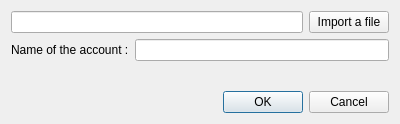
<?xml version="1.0" encoding="UTF-8"?>
<ui version="4.0">
 <class>ImportAccountDialog</class>
 <widget class="QDialog" name="ImportAccountDialog">
  <property name="geometry">
   <rect>
    <x>0</x>
    <y>0</y>
    <width>400</width>
    <height>124</height>
   </rect>
  </property>
  <property name="windowTitle">
   <string>Import an account</string>
  </property>
  <layout class="QVBoxLayout" name="verticalLayout">
   <item>
    <layout class="QHBoxLayout" name="horizontalLayout">
     <item>
      <widget class="QLineEdit" name="edit_file"/>
     </item>
     <item>
      <widget class="QPushButton" name="button_import">
       <property name="text">
        <string>Import a file</string>
       </property>
      </widget>
     </item>
    </layout>
   </item>
   <item>
    <layout class="QHBoxLayout" name="horizontalLayout_2">
     <item>
      <widget class="QLabel" name="label">
       <property name="text">
        <string>Name of the account :</string>
       </property>
      </widget>
     </item>
     <item>
      <widget class="QLineEdit" name="edit_name"/>
     </item>
    </layout>
   </item>
   <item>
    <widget class="QLabel" name="label_errors">
     <property name="text">
      <string/>
     </property>
    </widget>
   </item>
   <item>
    <widget class="QDialogButtonBox" name="button_box">
     <property name="orientation">
      <enum>Qt::Horizontal</enum>
     </property>
     <property name="standardButtons">
      <set>QDialogButtonBox::Cancel|QDialogButtonBox::Ok</set>
     </property>
    </widget>
   </item>
  </layout>
 </widget>
 <resources/>
 <connections>
  <connection>
   <sender>button_box</sender>
   <signal>accepted()</signal>
   <receiver>ImportAccountDialog</receiver>
   <slot>accept()</slot>
   <hints>
    <hint type="sourcelabel">
     <x>248</x>
     <y>254</y>
    </hint>
    <hint type="destinationlabel">
     <x>157</x>
     <y>274</y>
    </hint>
   </hints>
  </connection>
  <connection>
   <sender>button_box</sender>
   <signal>rejected()</signal>
   <receiver>ImportAccountDialog</receiver>
   <slot>reject()</slot>
   <hints>
    <hint type="sourcelabel">
     <x>316</x>
     <y>260</y>
    </hint>
    <hint type="destinationlabel">
     <x>286</x>
     <y>274</y>
    </hint>
   </hints>
  </connection>
  <connection>
   <sender>button_import</sender>
   <signal>clicked()</signal>
   <receiver>ImportAccountDialog</receiver>
   <slot>import_account()</slot>
   <hints>
    <hint type="sourcelabel">
     <x>349</x>
     <y>21</y>
    </hint>
    <hint type="destinationlabel">
     <x>199</x>
     <y>51</y>
    </hint>
   </hints>
  </connection>
  <connection>
   <sender>edit_name</sender>
   <signal>textEdited(QString)</signal>
   <receiver>ImportAccountDialog</receiver>
   <slot>name_changed()</slot>
   <hints>
    <hint type="sourcelabel">
     <x>259</x>
     <y>52</y>
    </hint>
    <hint type="destinationlabel">
     <x>199</x>
     <y>51</y>
    </hint>
   </hints>
  </connection>
 </connections>
 <slots>
  <slot>import_account()</slot>
  <slot>name_changed()</slot>
 </slots>
</ui>
